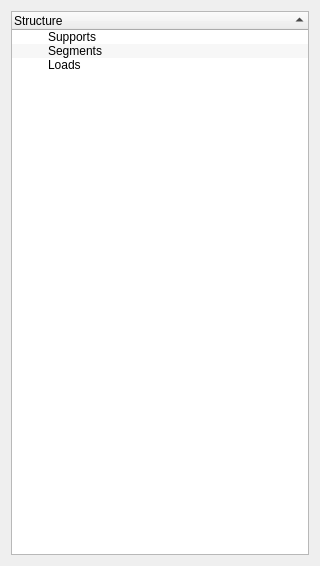
<?xml version="1.0" encoding="UTF-8"?>
<ui version="4.0">
 <class>Form</class>
 <widget class="QWidget" name="Form">
  <property name="geometry">
   <rect>
    <x>0</x>
    <y>0</y>
    <width>320</width>
    <height>566</height>
   </rect>
  </property>
  <property name="windowTitle">
   <string>Form</string>
  </property>
  <layout class="QGridLayout" name="gridLayout">
   <item row="0" column="0">
    <widget class="QTreeWidget" name="treeWidget">
     <property name="mouseTracking">
      <bool>true</bool>
     </property>
     <property name="alternatingRowColors">
      <bool>true</bool>
     </property>
     <property name="autoExpandDelay">
      <number>1</number>
     </property>
     <property name="indentation">
      <number>33</number>
     </property>
     <property name="sortingEnabled">
      <bool>true</bool>
     </property>
     <property name="animated">
      <bool>true</bool>
     </property>
     <column>
      <property name="text">
       <string>Structure</string>
      </property>
     </column>
     <item>
      <property name="text">
       <string>Supports</string>
      </property>
      <property name="icon">
       <iconset>
        <normaloff>../icons/hinge.png</normaloff>../icons/hinge.png</iconset>
      </property>
     </item>
     <item>
      <property name="text">
       <string>Segments</string>
      </property>
      <property name="icon">
       <iconset>
        <normaloff>../icons/line.png</normaloff>../icons/line.png</iconset>
      </property>
     </item>
     <item>
      <property name="text">
       <string>Loads</string>
      </property>
      <property name="icon">
       <iconset>
        <normaloff>../icons/polyload.png</normaloff>../icons/polyload.png</iconset>
      </property>
     </item>
    </widget>
   </item>
  </layout>
 </widget>
 <resources/>
 <connections/>
</ui>
